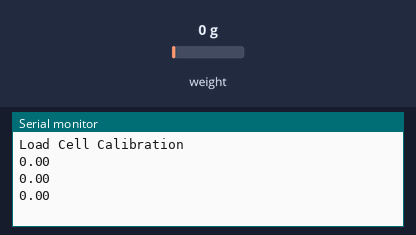
Simulated run of this sketch. Board: Arduino Uno, built with avr-gcc and run on an emulated ATmega328P. Parts: the last lines printed to the serial monitor. The test bench sets the inputs (shaded band); at power-on: weight on the scale 0 g.

Above: at 4.2 s.
4.3 s: weight on the scale set to 100 g
At 4.56 s:
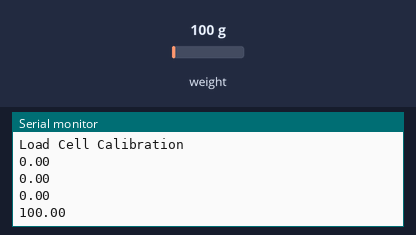
5.8 s: weight on the scale set to 1250 g
At 6.16 s:
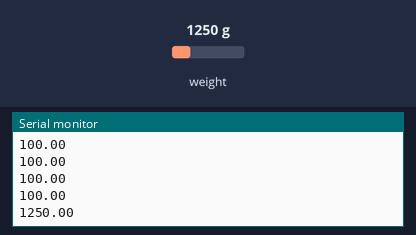
Timing chart, 0 to 8.8 s (numbered marks = the images above; inputs shaded):
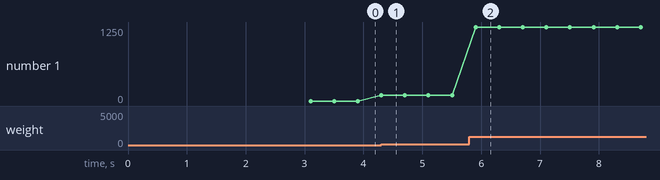

Measured:
- after the input at 4.3 s, the serial monitor: prints a new line at once (image 1)
- after the input at 5.8 s, the serial monitor: prints a new line after 0.11 s (image 2)
- plotted number 1: 0 → 100 after the input at 4.3 s, 100 → 1250 after the input at 5.8 s

The sketch:

Load_Cell_Calibration.ino
```cpp
/**
Elias Wu and Trent Lukaczyk
October 2015

**/

// ------------------------------------------------------------------------------
//   INCLUDES
// ------------------------------------------------------------------------------

#include <Wire.h>
#include <Adafruit_ADS1015.h>
#include <HX711.h>
#include <Servo.h>


// ------------------------------------------------------------------------------
//   GLOBALS
// ------------------------------------------------------------------------------

// Scales
#define SCALE_THRUST_CALIBRATION +461.406f
//#define SCALE_THRUST_CALIBRATION +1.0f
//#define SCALE_THRUST_CONSTANT    0.4080f
#define SCALE_THRUST_CONSTANT    1.0f

#define SCALE_TORQUE_CALIBRATION -1461.036f
//#define SCALE_TORQUE_CALIBRATION 1.0f
//#define SCALE_TORQUE_CONSTANT    0.1020f
#define SCALE_TORQUE_CONSTANT    1.0f

#define SCALE_THRUST_CHANNEL     128
#define SCALE_TORQUE_CHANNEL     32
HX711 scale_thrust(A2,A3);
HX711 scale_torque(A2,A3);

// ------------------------------------------------------------------------------
//   SETUP
// ------------------------------------------------------------------------------

void setup() {

  // Run serial interface
  Serial.begin(38400);

  // Startup
  Serial.println("Load Cell Calibration");

  // Set analog pin reference voltage
  analogReference(DEFAULT);

  // Scale Initialization
  tare_scales();

  // Let it soak
  delay(1000);

}


// ------------------------------------------------------------------------------
//   LOOP
// ------------------------------------------------------------------------------

void loop() {

//  scale_thrust.set_gain(SCALE_THRUST_CHANNEL);
//  Serial.print( scale_thrust.get_units(1) * SCALE_THRUST_CONSTANT );

  scale_torque.set_gain(SCALE_TORQUE_CHANNEL);
  Serial.print( scale_torque.get_units(1) * SCALE_TORQUE_CONSTANT );


  delay(300);

//  // Thrust
//  Serial.print("Thrust: ");
//  scale_thrust.set_gain(SCALE_THRUST_CHANNEL);
//  Serial.print( scale_thrust.get_units(1) * SCALE_THRUST_CONSTANT );
//  Serial.print(" g, ");
//
//  // Torque
//  Serial.print("Torque: ");
//  scale_torque.set_gain(SCALE_TORQUE_CHANNEL);
//  Serial.print( scale_torque.get_units(1) * SCALE_TORQUE_CONSTANT );
//  Serial.print(" g-m, ");

  Serial.println();

}


// Tare Scales
void tare_scales() {
  scale_thrust.set_gain (SCALE_THRUST_CHANNEL);
  scale_thrust.set_scale(SCALE_THRUST_CALIBRATION);
  scale_thrust.tare();
  scale_torque.set_gain (SCALE_TORQUE_CHANNEL);
  scale_torque.set_scale(SCALE_TORQUE_CALIBRATION);
  scale_torque.tare();
}
```
